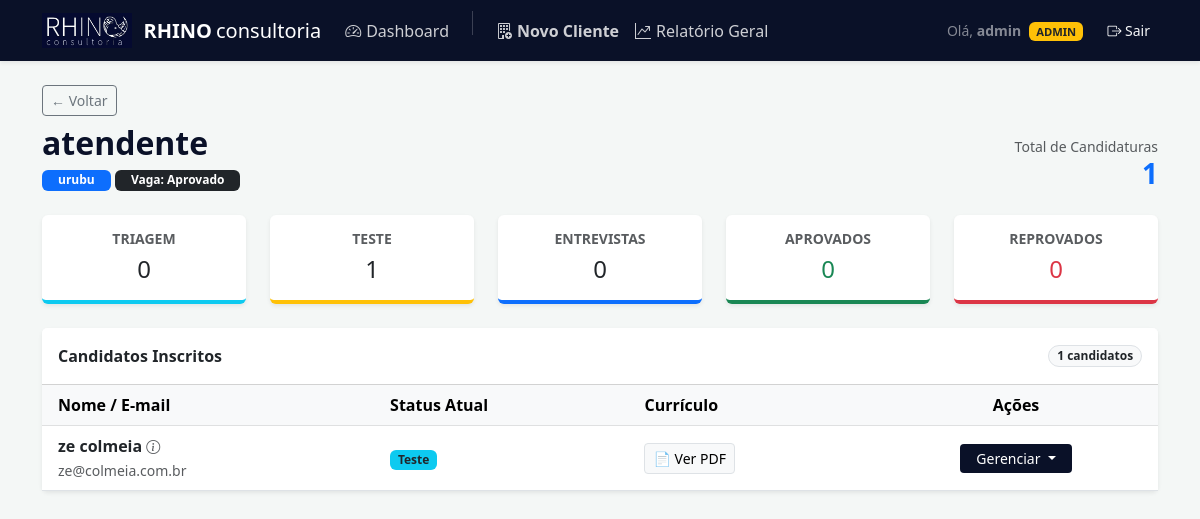
/vaga/10/ (signed in), run on the app's committed database.
### core/models.py (models this page shows, shortened)
class Vaga(models.Model):
    STATUS_CHOICES = [
        ('abertura', 'Abertura'),
        ('candidatura', 'Candidatura'),
        ('teste', 'Teste'),
        ('ent_recrutador', 'Entrevista Recrutador'),
        ('ent_gestor', 'Entrevista Gestor'),
        ('aprovado', 'Aprovado'),
        ('reprovado', 'Reprovado'),
    ]
    titulo = models.CharField(max_length=200)
    cliente = models.ForeignKey(Cliente, on_delete=models.CASCADE)
    descricao = models.TextField()
    status = models.CharField(max_length=20, choices=STATUS_CHOICES, default='abertura')
    criado_em = models.DateTimeField(auto_now_add=True)

class Cliente(models.Model):
    nome = models.CharField(max_length=100)
    cnpj = models.CharField(max_length=18, unique=True)
    logo = models.ImageField(upload_to='logos/', null=True, blank=True)
    usuario = models.OneToOneField(
        User,
        on_delete=models.CASCADE,
        related_name='cliente_perfil',
        null=True,
        blank=True
    )

class Candidato(models.Model):
    nome = models.CharField(max_length=200)
    email = models.EmailField(unique=True)
    vaga = models.ForeignKey(Vaga, on_delete=models.CASCADE, related_name='candidatos')
    curriculo = models.FileField(upload_to='curriculos/')
    status_candidato = models.CharField(max_length=20, default='Triagem')

### core/views.py (the view)
# urls.py: path('vaga/<int:vaga_id>/', views.detalhes_vaga, name='detalhes_vaga'),
@login_required
def detalhes_vaga(request, vaga_id):
    vaga = get_object_or_404(Vaga, id=vaga_id)
    if not request.user.is_superuser:
        if vaga.cliente != getattr(request.user, 'cliente_perfil', None):
            return redirect('dashboard')
    candidatos = vaga.candidatos.all().prefetch_related('historicos')
    contagem = {
        'triagem': candidatos.filter(status_candidato='Triagem').count(),
        'teste': candidatos.filter(status_candidato='Teste').count(),
        'entrevistas': candidatos.filter(status_candidato__icontains='Entrevista').count(),
        'aprovados': candidatos.filter(status_candidato='Aprovado').count(),
        'reprovados': candidatos.filter(status_candidato='Reprovado').count(),
    }
    return render(request, 'core/detalhes_vaga.html', {
        'vaga': vaga,
        'candidatos': candidatos,
        'total_inscritos': candidatos.count(),
        'contagem': contagem,
    })

### core/templates/core/detalhes_vaga.html (shortened to what this page needs)
{% extends 'core/base.html' %} {% block content %}
<div class="mb-4 d-flex justify-content-between align-items-end">
  <div>
    <a
      href="{% url 'dashboard' %}"
      class="btn btn-sm btn-outline-secondary mb-2"
      >← Voltar</a
    >
    <h2 class="fw-bold m-0" style="color: #0a1128">{{ vaga.titulo }}</h2>
    <div class="mt-1">
      <span class="badge bg-primary px-3">{{ vaga.cliente.nome }}</span>
      <span class="badge bg-dark px-3"
        >Vaga: {{ vaga.get_status_display }}</span
      >
    </div>
  </div>
  <div class="text-end">
    <p class="text-muted small mb-0">Total de Candidaturas</p>
    <h3 class="fw-bold text-primary m-0">{{ total_inscritos }}</h3>
  </div>
</div>
<div class="row mb-4">
  <div class="col">
    <div
      class="card border-0 shadow-sm text-center p-3 border-bottom border-info border-4"
    >
      <h6 class="text-muted small fw-bold">TRIAGEM</h6>
      <h4 class="m-0">{{ contagem.triagem|default:0 }}</h4>
    </div>
  </div>
  <div class="col">
    <div
      class="card border-0 shadow-sm text-center p-3 border-bottom border-warning border-4"
    >
      <h6 class="text-muted small fw-bold">TESTE</h6>
      <h4 class="m-0">{{ contagem.teste|default:0 }}</h4>
    </div>
  </div>
  <div class="col">
    <div
      class="card border-0 shadow-sm text-center p-3 border-bottom border-primary border-4"
    >
      <h6 class="text-muted small fw-bold">ENTREVISTAS</h6>
      <h4 class="m-0">{{ contagem.entrevistas|default:0 }}</h4>
    </div>
  </div>
  <div class="col">
    <div
      class="card border-0 shadow-sm text-center p-3 border-bottom border-success border-4"
    >
      <h6 class="text-muted small fw-bold text-success">APROVADOS</h6>
      <h4 class="m-0 text-success">{{ contagem.aprovados|default:0 }}</h4>
    </div>
  </div>
  <div class="col">
    <div
      class="card border-0 shadow-sm text-center p-3 border-bottom border-danger border-4"
    >
      <h6 class="text-muted small fw-bold text-danger">REPROVADOS</h6>
      <h4 class="m-0 text-danger">{{ contagem.reprovados|default:0 }}</h4>
    </div>
  </div>
</div>
<div class="card shadow-sm border-0">
  <div
    class="card-header bg-white fw-bold py-3 d-flex justify-content-between align-items-center"
  >
    <span>Candidatos Inscritos</span>
    <span class="badge rounded-pill bg-light text-dark border"
      >{{ candidatos.count }} candidatos</span
    >
  </div>
  <div class="card-body p-0">
    <table class="table table-hover align-middle mb-0">
      <thead class="table-light">
        <tr>
          <th class="ps-3">Nome / E-mail</th>
          <th>Status Atual</th>
          <th>Currículo</th>
          <th class="text-center">Ações</th>
        </tr>
      </thead>
      <tbody>
        {% for c in candidatos %}
        <tr>
          <td class="ps-3">
            <a
              href="#"
              class="text-decoration-none fw-bold text-dark"
              data-bs-toggle="modal"
              data-bs-target="#modalCandidato{{ c.id }}"
            >
              {{ c.nome }}
              <i class="bi bi-info-circle small text-muted"></i> </a
            ><br />
            <small class="text-muted">{{ c.email }}</small>
          </td>
          <td>
            <span
              class="badge {% if c.status_candidato == 'Aprovado' %}bg-success{% elif c.status_candidato == 'Reprovado' %}bg-danger{% else %}bg-info text-dark{% endif %}"
            >
              {{ c.status_candidato }}
            </span>
          </td>
          <td>
            {% if c.curriculo %}
            <a
              href="{{ c.curriculo.url }}"
              target="_blank"
              class="btn btn-sm btn-light border"
              >📄 Ver PDF</a
            >
            {% else %}
            <span class="text-muted small">Sem arquivo</span>
            {% endif %}
          </td>
          <td class="text-center">
            {% if user.is_superuser %}
            <div class="dropdown">
              <button
                class="btn btn-sm btn-rhino dropdown-toggle px-3"
                type="button"
                data-bs-toggle="dropdown"
              >
                Gerenciar
              </button>
            </div>
            {% else %}
            <span class="text-muted small">Acompanhando</span>
            {% endif %}
          </td>
        </tr>
        {% empty %}
        <tr>
          <td colspan="4" class="text-center p-5 text-muted">
            Nenhum candidato inscrito.
          </td>
        </tr>
        {% endfor %}
      </tbody>
    </table>
  </div>
</div>
 {% endblock %}

### core/templates/core/base.html (shortened to what this page needs)
<!doctype html>
<html lang="pt-br">
  <head>
    <link
      href="https://cdn.jsdelivr.net/npm/bootstrap@5.3.0/dist/css/bootstrap.min.css"
      rel="stylesheet"
    />
    <link
      rel="stylesheet"
      href="https://cdn.jsdelivr.net/npm/bootstrap-icons@1.11.3/font/bootstrap-icons.min.css"
    />
  </head>
  <body>
    <nav class="navbar navbar-expand-lg navbar-dark shadow-sm mb-4">
      <div class="container">
        <a
          class="navbar-brand d-flex align-items-center fw-bold"
          href="{% url 'dashboard' %}"
        >
          <img
            src="/media/logos/logo_rhino.png"
            alt="Rhino Logo"
            class="navbar-logo"
          />
          RHINO <span class="fw-light ms-1">consultoria</span>
        </a>
        <div class="collapse navbar-collapse" id="navbarNav">
          <ul class="navbar-nav me-auto">
            <li class="nav-item">
              <a class="nav-link" href="{% url 'dashboard' %}">
                <i class="bi bi-speedometer2"></i> Dashboard
              </a>
            </li>
            {% if user.is_superuser %}
            <li class="nav-item">
              <a
                class="nav-link text-info fw-bold"
                href="{% url 'cadastrar_cliente' %}"
              >
                <i class="bi bi-building-add"></i> Novo Cliente
              </a>
            </li>
            <li class="nav-item">
              <a class="nav-link" href="{% url 'relatorio_geral' %}">
                <i class="bi bi-graph-up-arrow"></i> Relatório Geral
              </a>
            </li>
            {% endif %}
          </ul>
          <div class="d-flex align-items-center gap-3">
            <span class="text-white-50 small">
              Olá, <strong>{{ user.username }}</strong>
              {% if user.is_superuser %}
              <span
                class="badge bg-warning text-dark ms-1"
                style="font-size: 0.7rem"
                >ADMIN</span
              >
              {% endif %}
            </span>
            <form action="{% url 'logout' %}" method="post" class="m-0">
              <button
                type="submit"
                class="btn btn-sm btn-outline-light border-0"
              >
                <i class="bi bi-box-arrow-right"></i> Sair
              </button>
            </form>
          </div>
        </div>
      </div>
    </nav>
    <div class="container mb-5">{% block content %} {% endblock %}</div>
  </body>
</html>

### core/templates/core/base.html (style rules this page uses)
:root { --rhino-blue: #0a1128; --rhino-light: #f4f7f6; }
body { background-color: var(--rhino-light); font-family: "Segoe UI", Tahoma, Geneva, Verdana, sans-serif; }
.navbar { background-color: var(--rhino-blue); }
.btn-rhino { background-color: var(--rhino-blue); color: white; border: none; }
.navbar-logo { height: 35px; width: auto; margin-right: 12px; }
.nav-link { color: rgba(255, 255, 255, 0.8) !important; display: flex; align-items: center; }
.nav-link i { margin-right: 5px; }

### data on the page
Vaga: titulo "atendente", cliente.nome "urubu", status "Aprovado"
Candidato: nome "ze colmeia", email "ze@colmeia.com.br", status_candidato "Teste"

### other printed values
{{ user.username }} "admin"
{{ total_inscritos }} "1"
{{ contagem.triagem|default:0 }} "0"
{{ contagem.teste|default:0 }} "1"
{{ contagem.entrevistas|default:0 }} "0"
{{ contagem.aprovados|default:0 }} "0"
{{ contagem.reprovados|default:0 }} "0"
{{ candidatos.count }} "1"
